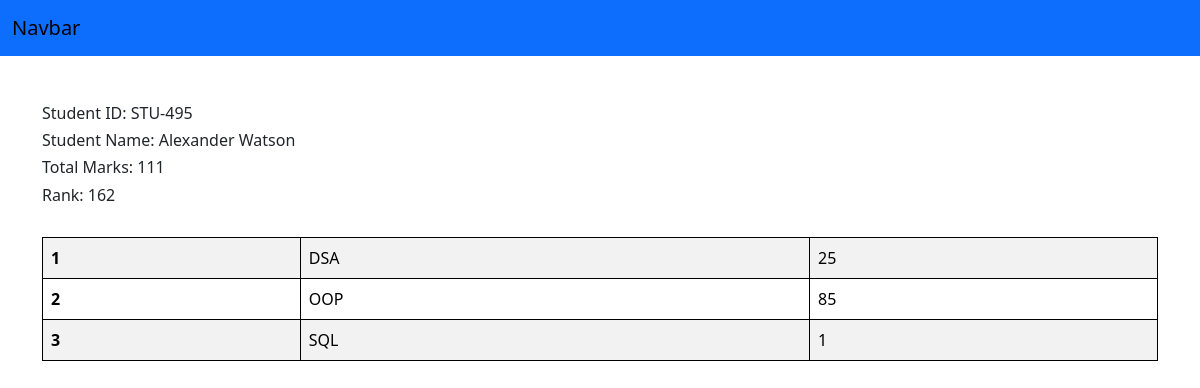
Page /get_marks/STU-495 on the committed database.
### core/models.py (models this page shows, shortened)
class SubjectMarks(models.Model):
    student = models.ForeignKey(Student, on_delete=models.CASCADE, related_name='studentmarks')
    subject = models.ForeignKey(Subject, on_delete=models.CASCADE)
    marks = models.IntegerField()
    class Meta:
        unique_together = ['student', 'subject']

class Student(models.Model):
    department_name = models.ForeignKey(Department, on_delete=models.CASCADE, null=True, blank=True, related_name='departmenttable')
    student_id = models.OneToOneField(StudentID, on_delete=models.CASCADE, related_name='studentid', null=True, blank=True)
    student_name = models.CharField(max_length=100)
    student_age = models.IntegerField(default=18)
    student_email = models.EmailField(unique=True)
    student_address = models.TextField()
    def __str__(self) -> str:
        return self.student_name
    class Meta():
        ordering = ['student_name']

class StudentID(models.Model):
    student_id = models.CharField(max_length=100)
    def __str__(self) -> str:
        return self.student_id

class ReportCard(models.Model):
    student = models.ForeignKey(Student, related_name='studentreportcard', on_delete=models.CASCADE)
    student_rank = models.IntegerField()
    date_of_generation = models.DateField(auto_now=True)
    unique_together = ['student_rank', 'date_of_generation']

class Subject(models.Model):
    subject_name = models.CharField(max_length=100)
    def __str__(self) -> str:
        return self.subject_name

### core/views.py (the view)
# urls.py: path('get_marks/<student_id>', get_marks, name='get_marks' ),
def get_marks(request, student_id):
    queryset = SubjectMarks.objects.filter(student__student_id__student_id = student_id)
    total_marks = queryset.aggregate(marks = Sum("marks"))
    context = {'queryset': queryset, 'total_marks': total_marks}
    return render(
        request,
        'student.html',
        context
    )

### core/templates/student.html
{% extends 'base.html' %}
{% block start %}
<div class="container mt-5">
    <h6>Student ID: {{queryset.first.student.student_id}}</h6>
    <h6>Student Name: {{queryset.first.student}} </h6>
    <h6>Total Marks: {{total_marks.marks}} </h6>
    <h6>Rank: {{queryset.first.student.studentreportcard.first.student_rank}}</h6>
<br>
    <table class="table table-striped">
        <tbody>
            {% for mark in queryset %}
          <tr>
            <th scope="row">{{forloop.counter}}</th>
            <td>{{mark.subject}}</td>
            <td>{{mark.marks}}</td>
          </tr>
          {% endfor %}
          </tbody>
          </table>
{% endblock %}

### core/templates/base.html (style rules this page uses)
tr, td, th { border: 1px solid black; }

### rows in the picture
SubjectMarks: first.student.student_id "STU-495", first.student "Alexander Watson", first.student.studentreportcard.first.student_rank "162", subject "DSA", marks "25"
SubjectMarks: subject "OOP", marks "85"
SubjectMarks: subject "SQL", marks "1"

### other values in the picture
{{ total_marks.marks }} "111"
